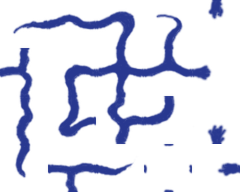
#> input picture art/tile-48-free/phys/tile-river-major.png, 240 x 192 px
$ python make_all.py
#> lines starting #> are read from the running program, lines starting #| are printed output that depends on the picture
from PIL import Image
from random import choice, randint
import random
import math, os
import to_png
from PIL import Image, ImageDraw
import re, shutil


def add(p,q):
	return p[0] + q[0], p[1] + q[1]

def vmul(p,q):
	return p[0] * q[0], p[1] * q[1]


# [6 lines left out: function random_texture, not called in this run]


def sub(a,b):
	return (a[0]-b[0], a[1]-b[1])

def add(a,b):
	return (a[0]+b[0], a[1]+b[1])


# [15 lines left out: functions fcolor_diff, make_fcolor, not called in this run]

MASK_ARRAY = [[1,1,1],[1,0,1],[1,1,1]]
MASK_OFFSET = (1,1)

class Mask:
	# [123 lines left out: functions __init__, calc_simm, gen_patch_texture, paste3x3, get_pal, not called in this run]


class Env:
	def __init__(self):
		self.dst = None
		self.src = None
		self.tile = None
		self.half_tile = None
		self.scale = None

	def sp2(self, cat, ind, name):
		""" save path from cat+ind """
		return os.path.join(self.dst, "{}/{:03}-{}.png".format(cat, ind, name))

	def sp(self, path):
		""" save path """
		return os.path.join(self.dst, path)

	def lp(self, path):
		""" load path """
		return os.path.join(self.src, path)


def save(name, img):
	path = env.sp(name)
	img.save(path)
	print(path)


# [4 lines left out: function get_tile, not called in this run]


def rot(img, n):
	return img.rotate(-n * 90)


def gen_coast(path):
	img = Image.open(env.lp(path))

	dim = env.half_tile

	a = get_tile(img, (0,0), dim)
	b = get_tile(img, (1,0), dim)
	c = get_tile(img, (2,0), dim)

	black = Image.new('RGBA', dim)
	black.paste((0,0,0,255), (0,0,dim[0],dim[1]))

	save('3109-phys-coast.png', black);
	save('3110-phys-coast.png', black);
	save('3111-phys-coast.png', black);
	save('3112-phys-coast.png', black);


	save('3119-phys-coast.png', rot(a, 1))
	save('3120-phys-coast.png', rot(a, 2))
	save('3117-phys-coast.png', rot(a, 3))
	save('3118-phys-coast.png', rot(a, 0))

	save('3137-phys-coast.png', rot(c, 3))
	save('3138-phys-coast.png', rot(c, 0))
	save('3139-phys-coast.png', rot(c, 1))
	save('3140-phys-coast.png', rot(c, 2))

	save('3132-phys-coast.png', rot(c, 2))
	save('3129-phys-coast.png', rot(c, 3))
	save('3130-phys-coast.png', rot(c, 0))
	save('3131-phys-coast.png', rot(c, 1))

	b2 = rot(b, 2)
	save('3116-phys-coast.png', b2)
	save('3135-phys-coast.png', b2)
	save('3124-phys-coast.png', b2)
	save('3127-phys-coast.png', b2)

	b3 = rot(b, 3)
	save('3113-phys-coast.png', b3)
	save('3136-phys-coast.png', b3)
	save('3121-phys-coast.png', b3)
	save('3128-phys-coast.png', b3)

	b1 = rot(b, 1)
	save('3126-phys-coast.png', b1)
	save('3123-phys-coast.png', b1)
	save('3134-phys-coast.png', b1)
	save('3115-phys-coast.png', b1)

	b0 = b
	save('3125-phys-coast.png', b0)
	save('3122-phys-coast.png', b0)
	save('3133-phys-coast.png', b0)
	save('3114-phys-coast.png', b0)


class Sprite:

	# [209 lines left out: functions __init__, load_sprites, collide_point, collide_line_cross, range2d, test_plant_sprites and 5 more, not called in this run]


def extract(img_map, name, fname, unit):
#> called with name = 'phys-river-major', fname = 'phys/tile-river-major.png', unit = (48, 48)
	if isinstance(fname, str):
		img = Image.open(env.lp(fname), 'r')
#> img is the input picture: PIL image 240x192 RGBA; mean R, G, B, A 12.3, 17.2, 44.3, 41.4
	else:
		img = fname

	J = len(img_map)
	I = len(img_map[0])
	for j in range(J):
		for i in range(I):
			ind = img_map[j][i]
			if ind != 0:
				x = i*unit[0]
				y = j*unit[1]
				new = img.crop((x,y,x+unit[0],y+unit[1]))
				save('{:04}-{}.png'.format(ind, name), new)
#> this loop made 4 passes
#> pass 1, in save, `img.save(path)`:
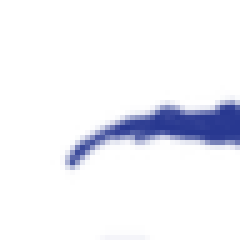
#> saved as 3002-phys-river-major.png: PIL image 48x48 RGBA (shown 5 times larger); mean R, G, B, A 8.3, 11.6, 29.9, 18; transparent parts drawn white
#> pass 1, in save (call 2), `img.save(path)`:
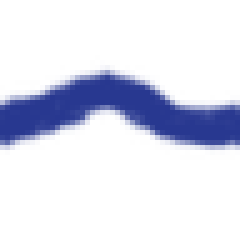
#> saved as 3004-phys-river-major.png: PIL image 48x48 RGBA (shown 5 times larger); mean R, G, B, A 12.5, 17.5, 44.9, 41.9; transparent parts drawn white
#> pass 1, in save (call 3), `img.save(path)`:
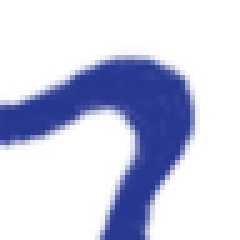
#> saved as 3007-phys-river-major.png: PIL image 48x48 RGBA (shown 5 times larger); mean R, G, B, A 17.2, 24.1, 62, 63.8; transparent parts drawn white
#> pass 1, in save (call 4), `img.save(path)`:
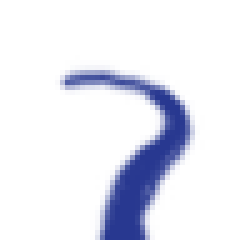
#> saved as 3005-phys-river-major.png: PIL image 48x48 RGBA (shown 5 times larger); mean R, G, B, A 11.2, 15.6, 40.2, 28.9; transparent parts drawn white
#> the loop in extract (call 2), `for j in range(J):` made 4 passes
#> pass 1, in save (call 24), `img.save(path)`:
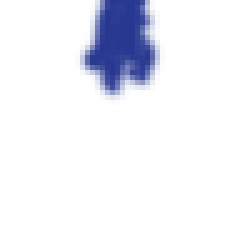
#> saved as 3145-phys-river-minor.png: PIL image 48x48 RGBA (shown 5 times larger); mean R, G, B, A 6.3, 8.9, 22.8, 20; transparent parts drawn white


def gen_terrain_blend_mask():
	dim = env.tile
	im = Image.new('RGBA', dim)
#> im: PIL image 48x48 RGBA; every value is 0

	h = dim[1] * 3.0/16.0
	n = dim[0]/2
	a = math.pow(n, 1/h)

	for y in range(int(h)):
		xs = [x for x in range(dim[0])]
		for _ in range(int(n)):
			x = random.choice(xs)
			im.paste((0,0,0,255), (x,y,x+1,y+1))
			xs.remove(x)

		n = n/a
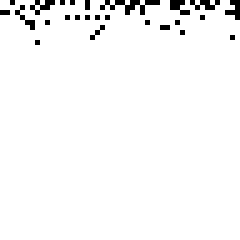
#> im: PIL image 48x48 RGBA (shown 5 times larger); mean R, G, B, A 0, 0, 0, 8.1; transparent parts drawn white
#> after the loop, n = 1
		#print(n)

	save('3105-phys-terrain-blend.png', rot(im, 0))
#| ../../art/tile-48-free/build/3105-phys-terrain-blend.png
	save('3106-phys-terrain-blend.png', rot(im, 1))
#| ../../art/tile-48-free/build/3106-phys-terrain-blend.png
	save('3107-phys-terrain-blend.png', rot(im, 2))
	save('3108-phys-terrain-blend.png', rot(im, 3))
#> call 4 of rot, with n = 3
#> in rot (call 4), `return img.rotate(-n * 90)`:
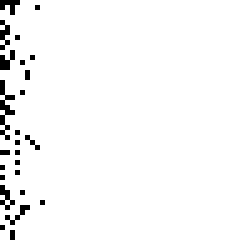
#> returned value: PIL image 48x48 RGBA (shown 5 times larger); mean R, G, B, A 0, 0, 0, 8.1; transparent parts drawn white


# coast tile size HALF TILE
coast_map = [
	[3119,3116,3135,3124,3127,3120],
	[3126,3137,  0,  0,3138,3113],
	[3123,  0,3131,3132,  0,3136],
	[3134,  0,3130,3129,  0,3121],
	[3115,3140,  0,  0,3139,3128],
	[3118,3125,3122,3133,3114,3117],
]


# river tile size TILE
river_major_map = [
	[3002, 3004, 3007, 3005, 3141],
	[3015, 3006, 3016, 3012, 3144],
	[3013, 3010, 3014, 3011, 3143],
	[3009, 3008, 3003,    0, 3142],
]

river_minor_map = [
	[  2+3016,  4+3016,  7+3016,  5+3016, 141+3004],
	[ 15+3016,  6+3016, 16+3016, 12+3016, 144+3004],
	[ 13+3016, 10+3016, 14+3016, 11+3016, 143+3004],
	[  9+3016,  8+3016,  3+3016,  0   , 142+3004],
]

road_map = [
	[3082,3083,3084,3085,3081],
	[3086,3087,3088,3089,   0],
]

# forest size TILE
forest_map = [
	[  3070,  3072,  3071,  3069],
	[  3078,  3080,  3079,  3077],
	[  3074,  3076,  3075,  3073],
	[  3066,  3068,  3067,  3065],
]

#
hill_map = [
	[3054, 3056, 3055, 3053],
	[3062, 3064, 3063, 3061],
	[3058, 3060, 3059, 3057],
	[3050, 3052, 3051, 3049],
]

# [N,E,S,W]
forest_neigh = [
	(3065, (0,0,0,0)),
	(3066, (0,1,0,0)),
	(3067, (0,0,0,1)),
	(3068, (0,1,0,1)),
	(3069, (0,0,1,0)),
	(3077, (1,0,1,0)),
	(3073, (1,0,0,0)),
	(3070, (0,1,1,0)),
	(3072, (0,1,1,1)),
	(3071, (0,0,1,1)),
	(3076, (1,1,0,1)),
	(3078, (1,1,1,0)),
	(3074, (1,1,0,0)),
	(3075, (1,0,0,1)),
	(3079, (1,0,1,1)),
	(3080, (1,1,1,1)),
]


def gen_random_texture(path_dst, path_src, dim):
	img = random_texture(get_pal(path_src), dim)
	save(path_dst, img)


# [41 lines left out: functions gen_tile_lines, copy_pngs, assert_dirs, not called in this run]


env = Env()

def main():

	env.tile = (48,48)
	env.half_tile = (24,24)
	env.dst = '../../art/tile-48-free/build'
	env.src = '../../art/tile-48-free'
	env.scale = 3


	#assert_dirs('ICONS_SS','PHYS0_SS','TERRAIN_SS','ZZ','BUILDING_SS')

	extract(river_major_map, 'phys-river-major', 'phys/tile-river-major.png', env.tile)
	extract(river_minor_map, 'phys-river-minor', 'phys/tile-river-major.png', env.tile)

	gen_terrain_blend_mask()

	gen_coast('phys/tile-coast.png')

	gen_random_texture('4001-terrain-tundra.png', 'terrain/tundra-pal.png', env.tile)
	gen_random_texture('4002-terrain-dessert.png', 'terrain/desert-pal.png', env.tile)
	gen_random_texture('4003-terrain-plains.png', 'terrain/plains-pal.png', env.tile)
	gen_random_texture('4004-terrain-prairie.png', 'terrain/prairie-pal.png', env.tile)
	gen_patch_texture("4005-terrain-grassland.png", "terrain/grassland-pat.png", env.tile)
	gen_patch_texture("4006-terrain-savannah.png", "terrain/savannah-pat.png", env.tile)
	gen_random_texture('4007-terrain-march.png', 'terrain/march-pal.png', env.tile)
	gen_random_texture('4008-terrain-swamp.png', 'terrain/swamp-pal.png', env.tile)
	gen_random_texture('4010-terrain-arctic.png', 'terrain/arctic-pal.png', env.tile)
	gen_random_texture('4011-terrain-water.png', 'terrain/water-pal.png', env.tile)

	bgdim = vmul((32,24), (env.scale, env.scale))
	gen_random_texture('0020-zz-woodtile-woodtile.png', 'zz/woodtile-pal.png', bgdim)
	gen_random_texture('0021-zz-parch-sandtile.png', 'zz/sandtile-pal.png', bgdim)

	gen_tile_lines()

	test_plant_sprites()

	img = plant_sprites_forest(load_sprites("phys/forest/trees.rc"), gen_separated_points(20))
	extract(forest_map, 'phys-forest' , img, env.tile)
	img.save(env.lp('build/phys-forest.png'))

	#img = plant_sprites_forest(load_sprites("PHYS0_SS/hill/hills.rc"), gen_separated_points(10))
	#extract('PHYS0_SS', hill_map, img, env.tile)
	#img.save(env.lp('tmp/phys-hill.png'))


	to_png.convert_dir(env.sp(""), env.lp("building"))
	to_png.convert_dir(env.sp(""), env.lp("icon"))
	to_png.convert_dir(env.sp(""), env.lp("phys"))

	extract(road_map, 'phys-road', 'phys/tile-road.png', add(env.tile, (8,8)))

	copy_pngs('', 'icon')
	copy_pngs('', 'building')
	copy_pngs('', 'phys')
	copy_pngs('', 'terrain')
	copy_pngs('', 'zz')


if __name__ == '__main__':
#> (the run stopped early here; a loop or call above may not have finished)
